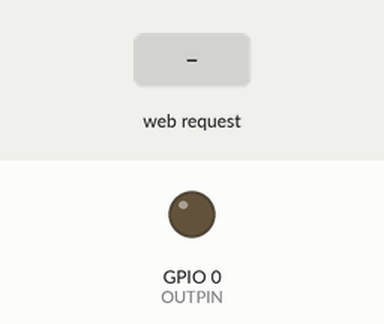
A sketch run on a simulated ESP8266 (NodeMCU). Shown: output pins drawn as LEDs (lit = HIGH). Inputs (shaded band) come from the test bench. WiFi joins after 1.5 s; servers stay silent unless stated; what the sketch prints to the serial monitor is not drawn.

Above: at 2.7 s.
2.8 s: HTTP request GET /off received
At 3.7 s:
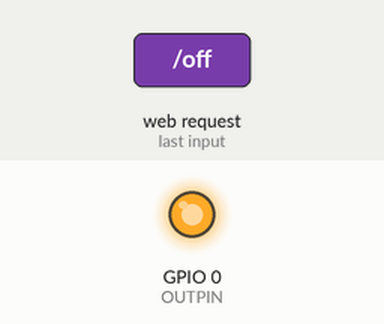
4.3 s: HTTP request GET /on received
At 4.9 s:
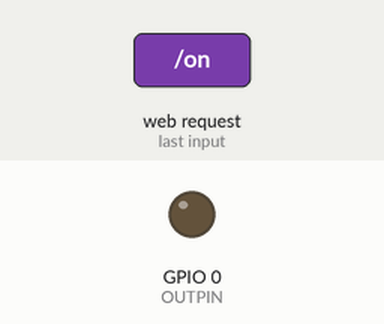
5.8 s: HTTP request GET /toggle received
At 7.2 s:
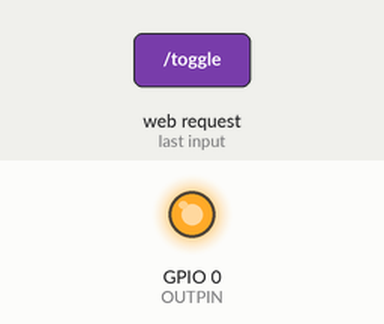
Timing chart, 0 to 8.8 s (numbered marks = the images above; inputs shaded):
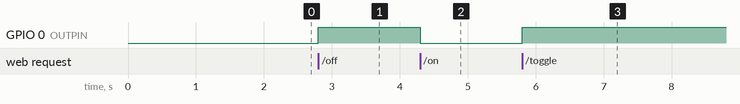

Measured:
- after the input at 2.8 s, GPIO 0 (OUTPIN): LOW → HIGH at once
- after the input at 4.3 s, GPIO 0 (OUTPIN): HIGH → LOW at once
- after the input at 5.8 s, GPIO 0 (OUTPIN): LOW → HIGH at once

The sketch:

relay_std_hd_com_imuslab.ino
```cpp
#include <ESP8266WiFi.h>
#include <ESP8266WebServer.h>
#include <string>
#define OUTPIN 0

ESP8266WebServer server(80);

//Global variables for module
String CurrentStatus = "ON";
String deviceUuid = "e1d8b793-02d6-4b2d-8eb0-e7378dae4a72";
String deviceName = "Standard Relay Module";
String identifier = "relay.std.hd.com.imuslab";
const char* ssid = "Toby Room Automation";
const char* password = "homedynamicsystem";

void setup() {
Serial.begin(9600);
Serial.println("");
WiFi.mode(WIFI_STA);
WiFi.begin(ssid, password);
Serial.println(deviceName);
Serial.println(identifier);
Serial.println(deviceUuid);
Serial.print("Trying to connect");
while (WiFi.status() != WL_CONNECTED) {  //Wait for the WiFI connection completion
  delay(500);
  Serial.print(".");
}

//Display Wifi Connection Information
Serial.println("WiFi connected");
Serial.println("IP address: ");
Serial.println(WiFi.localIP());

//Declare System Function for NodeMCU
server.on("/", showLicense);
server.on("/uuid", uuid);
server.on("/info", info);
server.on("/on", ON);
server.on("/off", OFF);
server.on("/toggle", toggle);
server.on("/status", Status);

//Declare Output Pins
pinMode(OUTPIN, OUTPUT);

//Start Server
server.begin();
}

void showLicense(){
  int size=1000;
  char temp[size];
  snprintf( temp, size, "<table> <tbody> <tr> <td>Device Type: </td> <td>IMUS Standard Relay Module</td> </tr> <tr> <td>Init Type:</td> <td>Static LAN</td> </tr> <tr> <td>Manufacture</td> <td>IMUS Laboratory, Prototype</td> </tr> <tr> <td>License </td> <td>CopyRight IMUS Laboratory, 2018</td> </tr> </tbody> </table> <p>&nbsp;</p>");
  server.sendHeader("Access-Control-Allow-Origin","*");
  server.send(200, "text/html", temp);
}


void info(){
  int size=1000;
  char temp[size];
  snprintf( temp, size, (deviceName + "_" + identifier).c_str ());
  server.sendHeader("Access-Control-Allow-Origin","*");
  server.send(200, "text/html", temp);
}

void uuid(){
  int size=100;
  char temp[size];
  snprintf( temp, size, deviceUuid.c_str ());
  server.sendHeader("Access-Control-Allow-Origin","*");
  server.send(200, "text/html", temp);
}

void ON(){
  digitalWrite(OUTPIN,LOW);
  Serial.println("Turned ON");
  CurrentStatus = "ON";
  sendDone();
}

void OFF(){
  digitalWrite(OUTPIN,HIGH);
  Serial.println("Turned OFF");
  CurrentStatus = "OFF";
  sendDone();
}

void toggle(){
  if (strcmp(CurrentStatus.c_str(),"ON") == 0){
    digitalWrite(OUTPIN,HIGH);
    Serial.println("Toggled OFF");
    CurrentStatus = "OFF";
  }else{
    digitalWrite(OUTPIN,LOW);
    Serial.println("Toggled ON");
    CurrentStatus = "ON";
  }
  sendDone();
}


void Status(){
  int size=100;
  char temp[size];
  snprintf( temp, size, "");
  server.sendHeader("Access-Control-Allow-Origin","*");
  server.send(200, "text/html", CurrentStatus);
}

void sendDone(){
  int size=100;
  char temp[size];
  snprintf( temp, size, "DONE");
  server.sendHeader("Access-Control-Allow-Origin","*");
  server.send(200, "text/html", temp);
}

void loop() {
  server.handleClient();
}
```
